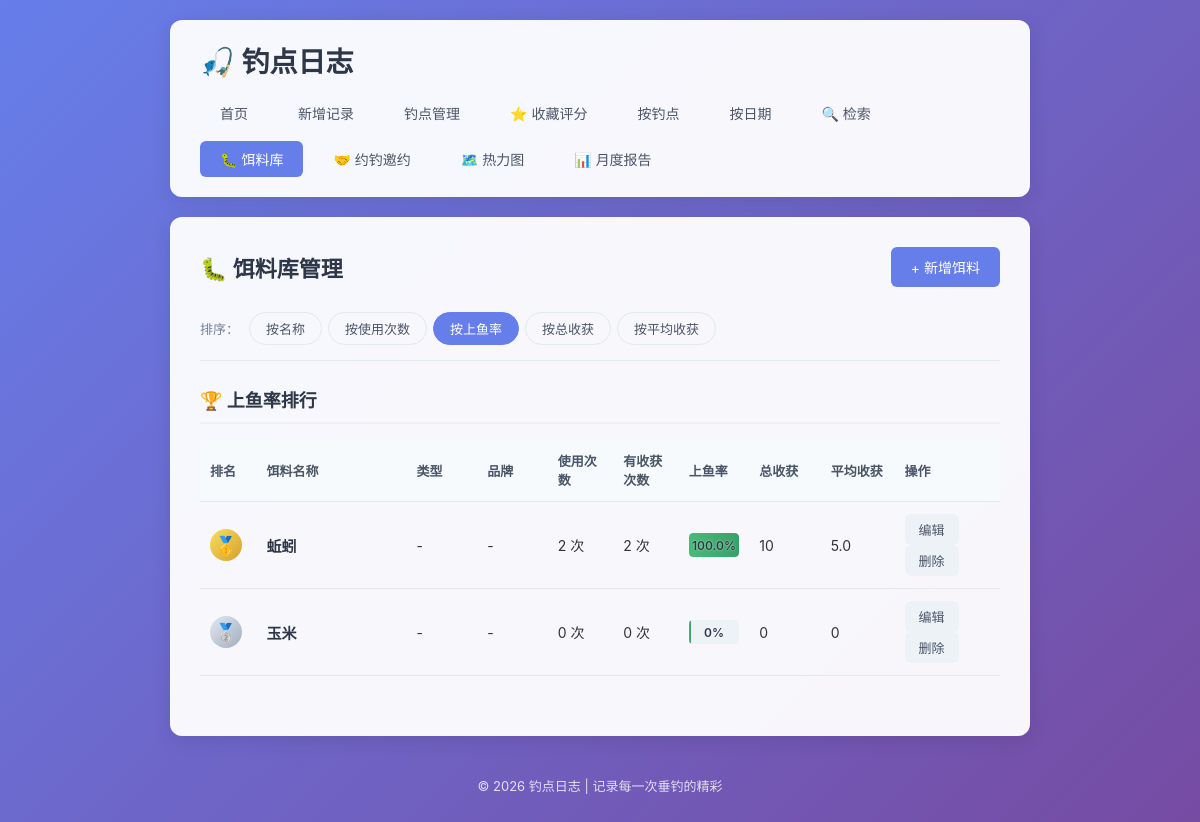
The page /baits on the database its author committed.
### tables this page shows
CREATE TABLE baits (
            id INTEGER PRIMARY KEY AUTOINCREMENT,
            name TEXT NOT NULL UNIQUE,
            type TEXT,
            brand TEXT,
            description TEXT,
            created_at TIMESTAMP DEFAULT CURRENT_TIMESTAMP
        );

### app.py (the view)
@app.route('/baits')
def baits_list():
    conn = get_db()
    sort_by = request.args.get('sort', 'success')
    baits = conn.execute('SELECT * FROM baits ORDER BY name').fetchall()
    bait_stats = []
    for bait in baits:
        bait_dict = dict(bait)
        stats = get_bait_usage_stats(conn, bait['name'])
        bait_dict.update(stats)
        bait_stats.append(bait_dict)
    if sort_by == 'usage':
        bait_stats.sort(key=lambda x: x['use_count'], reverse=True)
    elif sort_by == 'success':
        bait_stats.sort(key=lambda x: x['success_rate'], reverse=True)
    elif sort_by == 'harvest':
        bait_stats.sort(key=lambda x: x['total_harvest'], reverse=True)
    elif sort_by == 'avg_harvest':
        bait_stats.sort(key=lambda x: x['avg_harvest'], reverse=True)
    all_baits_from_logs = conn.execute(
        'SELECT DISTINCT bait FROM fishing_logs WHERE bait NOT IN (SELECT name FROM baits) ORDER BY bait'
    ).fetchall()
    unmanaged_baits = [row['bait'] for row in all_baits_from_logs if row['bait']]
    conn.close()
    return render_template(
        'baits.html',
        baits=bait_stats,
        sort_by=sort_by,
        unmanaged_baits=unmanaged_baits
    )

### app.py (called while the page is built, shortened)
def get_db():
    conn = sqlite3.connect(DB_PATH)
    conn.row_factory = sqlite3.Row
    return conn

def parse_harvest_value(harvest_str):
    if not harvest_str:
        return 0
    harvest_str = str(harvest_str).strip()
    if not harvest_str:
        return 0
    zero_keywords = [
        '空军', '白板', '打龟', '空手', '空竿', '光头',
        '没钓到', '无收获', '零收获', '零', '0', '打飞机',
        '参军', '空', '龟', '白跑一趟', '参军了', '空军了'
    ]
    lower_str = harvest_str.lower()
    for kw in zero_keywords:
        if kw.lower() in lower_str:
            return 0
    matches = re.findall(r'(\d+(?:\.\d+)?)', harvest_str)
    if matches:
        num_str = matches[-1]
        try:
            if '.' in num_str:
                return float(num_str)
            else:
                return int(num_str)
        except ValueError:
            pass

def get_bait_usage_stats(conn, bait_name):
    logs = conn.execute(
        'SELECT harvest FROM fishing_logs WHERE bait = ?',
        (bait_name,)
    ).fetchall()
    use_count = len(logs)
    total_harvest = sum(parse_harvest_value(log['harvest']) for log in logs)
    success_count = sum(1 for log in logs if parse_harvest_value(log['harvest']) > 0)
    success_rate = round((success_count / use_count * 100), 1) if use_count > 0 else 0
    avg_harvest = round((total_harvest / use_count), 2) if use_count > 0 else 0
    return {
        'use_count': use_count,
        'total_harvest': total_harvest,
        'success_count': success_count,
        'success_rate': success_rate,
        'avg_harvest': avg_harvest
    }

### templates/baits.html (shortened to what this page needs)
{% extends 'base.html' %}
{% block content %}
    <div class="page-header">
        <h2>🐛 饵料库管理</h2>
        <a href="{{ url_for('add_bait') }}" class="btn btn-primary">+ 新增饵料</a>
    </div>
    <div class="filter-bar">
        <div class="filter-group">
            <span class="filter-label">排序：</span>
            <a href="{{ url_for('baits_list', sort='name') }}" class="filter-btn {% if sort_by == 'name' %}active{% endif %}">按名称</a>
            <a href="{{ url_for('baits_list', sort='usage') }}" class="filter-btn {% if sort_by == 'usage' %}active{% endif %}">按使用次数</a>
            <a href="{{ url_for('baits_list', sort='success') }}" class="filter-btn {% if sort_by == 'success' %}active{% endif %}">按上鱼率</a>
            <a href="{{ url_for('baits_list', sort='harvest') }}" class="filter-btn {% if sort_by == 'harvest' %}active{% endif %}">按总收获</a>
            <a href="{{ url_for('baits_list', sort='avg_harvest') }}" class="filter-btn {% if sort_by == 'avg_harvest' %}active{% endif %}">按平均收获</a>
        </div>
    </div>
    {% if baits %}
        <div class="bait-ranking">
            <h3>🏆 上鱼率排行</h3>
            <table class="ranking-table">
                <thead>
                    <tr>
                        <th style="width: 60px;">排名</th>
                        <th>饵料名称</th>
                        <th style="width: 100px;">类型</th>
                        <th style="width: 100px;">品牌</th>
                        <th style="width: 90px;">使用次数</th>
                        <th style="width: 90px;">有收获次数</th>
                        <th style="width: 100px;">上鱼率</th>
                        <th style="width: 100px;">总收获</th>
                        <th style="width: 100px;">平均收获</th>
                        <th style="width: 140px;">操作</th>
                    </tr>
                </thead>
                <tbody>
                    {% for bait in baits %}
                        <tr>
                            <td>
                                {% if loop.index == 1 %}
                                    <span class="rank-badge gold">🥇</span>
                                {% elif loop.index == 2 %}
                                    <span class="rank-badge silver">🥈</span>
                                {% elif loop.index == 3 %}
                                    <span class="rank-badge bronze">🥉</span>
                                {% else %}
                                    <span class="rank-badge">{{ loop.index }}</span>
                                {% endif %}
                            </td>
                            <td class="bait-name-cell">
                                <strong>{{ bait.name }}</strong>
                            </td>
                            <td>{{ bait.type or '-' }}</td>
                            <td>{{ bait.brand or '-' }}</td>
                            <td>{{ bait.use_count }} 次</td>
                            <td>{{ bait.success_count }} 次</td>
                            <td>
                                <div class="success-rate-bar">
                                    <div class="success-rate-fill" style="width: {{ bait.success_rate }}%;"></div>
                                    <span class="success-rate-text">{{ bait.success_rate }}%</span>
                                </div>
                            </td>
                            <td>{{ bait.total_harvest }}</td>
                            <td>{{ bait.avg_harvest }}</td>
                            <td>
                                <a href="{{ url_for('edit_bait', bait_id=bait.id) }}" class="btn btn-small">编辑</a>
                                <form method="POST" action="{{ url_for('delete_bait', bait_id=bait.id) }}" style="display: inline;" onsubmit="return confirm('确定要删除这个饵料吗？');">
                                    <button type="submit" class="btn btn-small btn-danger">删除</button>
                                </form>
                            </td>
                        </tr>
                    {% endfor %}
                </tbody>
            </table>
        </div>
    {% else %}
        <div class="empty-state">
            <p>还没有添加任何饵料，快去添加第一个吧！</p>
            <a href="{{ url_for('add_bait') }}" class="btn btn-primary">+ 新增饵料</a>
        </div>
    {% endif %}
{% endblock %}

### static/style.css (style rules this page uses)
* { margin: 0; padding: 0; box-sizing: border-box; }
body { font-family: -apple-system, BlinkMacSystemFont, 'Segoe UI', 'PingFang SC', 'Microsoft YaHei', sans-serif; background: linear-gradient(135deg, #667eea 0%, #764ba2 100%); min-height: 100vh; color: #333; }
.page-header { display: flex; justify-content: space-between; align-items: center; margin-bottom: 25px; flex-wrap: wrap; gap: 15px; }
.page-header h2 { color: #2d3748; font-size: 22px; }
.btn { display: inline-block; padding: 10px 20px; border: none; border-radius: 6px; text-decoration: none; font-size: 14px; cursor: pointer; transition: all 0.2s ease; font-family: inherit; }
.btn-primary { background: #667eea; color: white; }
.btn-danger { background: #f56565; color: white; }
.btn-small { padding: 6px 14px; font-size: 13px; background: #edf2f7; color: #4a5568; }
.filter-bar { display: flex; gap: 8px; margin-bottom: 25px; flex-wrap: wrap; padding-bottom: 15px; border-bottom: 1px solid #e2e8f0; }
.filter-btn { padding: 6px 16px; border: 1px solid #e2e8f0; border-radius: 20px; text-decoration: none; font-size: 13px; color: #4a5568; transition: all 0.2s ease; }
.filter-btn.active { background: #667eea; color: white; border-color: #667eea; }
.filter-group { display: flex; align-items: center; gap: 6px; flex-wrap: wrap; }
.filter-label { font-size: 13px; color: #718096; font-weight: 500; margin-right: 4px; }
.bait-ranking { margin-bottom: 30px; }
.bait-ranking h3 { font-size: 18px; color: #2d3748; margin-bottom: 15px; padding-bottom: 10px; border-bottom: 2px solid #edf2f7; }
.ranking-table { width: 100%; border-collapse: collapse; font-size: 14px; }
.ranking-table th, .ranking-table td { padding: 12px 10px; text-align: left; border-bottom: 1px solid #e2e8f0; }
.ranking-table th { background: #f7fafc; font-weight: 600; color: #4a5568; font-size: 13px; }
.rank-badge { display: inline-flex; align-items: center; justify-content: center; width: 32px; height: 32px; border-radius: 50%; background: #e2e8f0; font-weight: 700; font-size: 14px; color: #4a5568; }
.rank-badge.gold { background: linear-gradient(135deg, #f6e05e, #d69e2e); color: #744210; font-size: 18px; }
.rank-badge.silver { background: linear-gradient(135deg, #e2e8f0, #a0aec0); color: #2d3748; font-size: 18px; }
.bait-name-cell { min-width: 150px; }
.bait-name-cell strong { color: #2d3748; font-size: 15px; }
.success-rate-bar { position: relative; height: 24px; background: #edf2f7; border-radius: 4px; overflow: hidden; }
.success-rate-fill { height: 100%; background: linear-gradient(90deg, #48bb78, #38a169); border-radius: 4px; transition: width 0.6s ease; min-width: 2px; }
.success-rate-text { position: absolute; top: 50%; left: 50%; transform: translate(-50%, -50%); font-size: 12px; font-weight: 600; color: #2d3748; text-shadow: 0 0 2px rgba(255, 255, 255, 0.8); }

### rows shown on the page
baits: name "蚯蚓", type "-", brand "-", use_count "2", success_count "2", success_rate "100.0", total_harvest "10", avg_harvest "5.0"
baits: name "玉米", type "-", brand "-", use_count "0", success_count "0", success_rate "0", total_harvest "0", avg_harvest "0"
